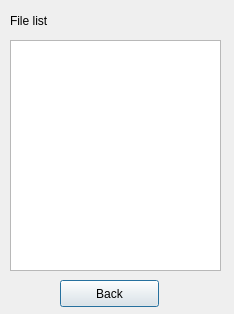
<?xml version="1.0" encoding="UTF-8"?>
<ui version="4.0">
 <class>SDCardUpdateDlg</class>
 <widget class="QDialog" name="SDCardUpdateDlg">
  <property name="geometry">
   <rect>
    <x>0</x>
    <y>0</y>
    <width>234</width>
    <height>314</height>
   </rect>
  </property>
  <property name="windowTitle">
   <string>Dialog</string>
  </property>
  <widget class="QListWidget" name="listFiles">
   <property name="geometry">
    <rect>
     <x>10</x>
     <y>40</y>
     <width>211</width>
     <height>231</height>
    </rect>
   </property>
  </widget>
  <widget class="QPushButton" name="btnBack">
   <property name="geometry">
    <rect>
     <x>60</x>
     <y>280</y>
     <width>99</width>
     <height>27</height>
    </rect>
   </property>
   <property name="text">
    <string>Back</string>
   </property>
  </widget>
  <widget class="QLabel" name="label">
   <property name="geometry">
    <rect>
     <x>10</x>
     <y>10</y>
     <width>71</width>
     <height>21</height>
    </rect>
   </property>
   <property name="text">
    <string>File list</string>
   </property>
  </widget>
 </widget>
 <resources/>
 <connections/>
</ui>
